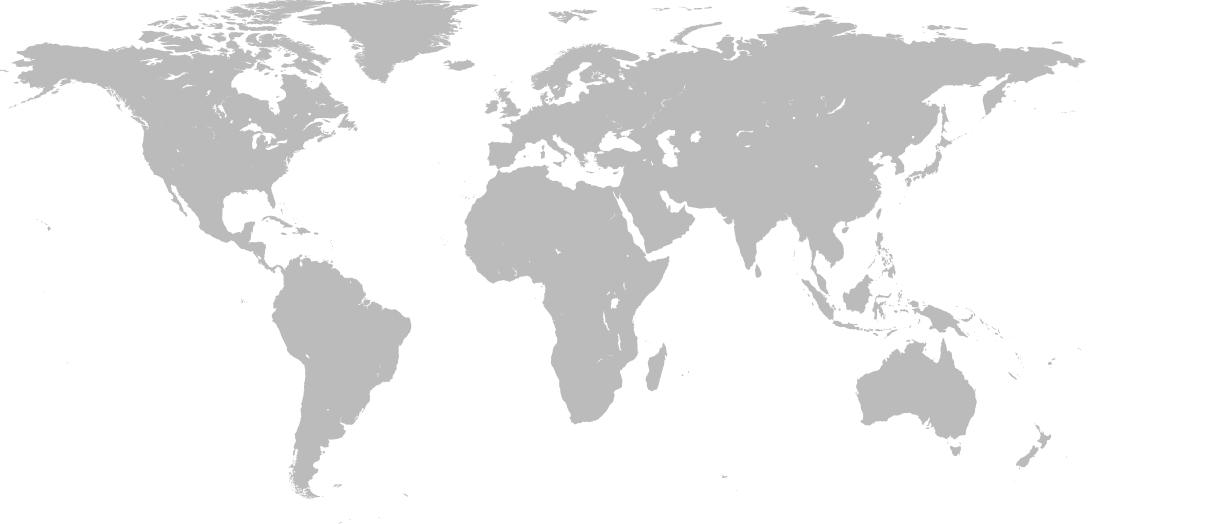
#> input picture 02-配套案例/03-机器视觉基础应用实训案例/09-图像轮廓提取基础实训/01轮廓查找及绘制/sample.jpg, 1232 x 524 px
$ python '1 轮廓查找及轮廓绘制.py'
#> lines starting #> are read from the running program, lines starting #| are printed output that depends on the picture; after the words box and inside, x2 and y2 are one past the last pixel; in counts of white or black regions, pixels touching at a corner belong together
#!/usr/bin/env python3
# -*- coding:UTF8 -*-

"""
函数cv2.findContours()是用来在一副二值图像中查找轮廓的，
其函数原型如下：findContours(image, mode, method[, contours[, hierarchy[, offset]]]) -> contours, hierarchy
    重点参数解析：
        mode：轮廓检查模式，有四个可选的值，
            cv2.RETR_EXTERNAL：表示只提取最外面的轮廓；
            cv2.RETR_LIST：表示提取所有轮廓并将其放入列表,不建立参层级结构；
            cv2.RETR_CCOMP:表示提取所有轮廓并将组织成一个两层结构，其中顶层轮廓是外部轮廓，第二层轮廓是“洞”的轮廓；
            cv2.RETR_TREE：表示提取所有轮廓并组织成轮廓嵌套的完整层级结构。
        method：轮廓的近似方法，有四个可选择值
            cv2.CHAIN_APPROX_NONE：获取每个轮廓的每个像素，相邻的两个点的像素位置差不超过1；
            cv2.CHAIN_APPROX_SIMPLE：压缩水平方向，垂直方向，对角线方向的元素，值保留该方向的重点坐标，
                如果一个矩形轮廓只需4个点来保存轮廓信息；
            cv2.CHAIN_APPROX_TC89_L1和cv2.CHAIN_APPROX_TC89_KCOS使用Teh-Chinl链逼近算法中的一种。

在OpenCV中使用函数cv2.drawContours()来绘制轮廓，该函数可以依据所传入的边界点参数绘制任何形状。
其函数原型如下：
    drawContours(image, contours, contourIdx, color[, thickness[, lineType[, hierarchy[, maxLevel[, offset]]]]]) -> image
    重点参数解析：
        contours：轮廓，它是一个python列表
        contourIdx：轮廓的索引，为-1时表示绘制contours里的所有。

"""

import sys

import cv2 as cv
import numpy as np

if __name__ == "__main__":
    if (len(sys.argv)) < 2:
        file_path = "sample.jpg"
    else:
        file_path = sys.argv[1]

    # 读图像
    src = cv.imread(file_path, 1)
#> src is the input picture: shape (524, 1232, 3); min 167, max 255, mean 237.6
    src = cv.resize(src, None, fx = .5, fy = .5, interpolation = cv.INTER_AREA)
#> src: shape (262, 616, 3)

    # 将原图像灰度化
    gray = cv.cvtColor(src, cv.COLOR_BGR2GRAY)

    # 平均滤波
    blur = cv.blur(gray, (5, 5))

    # 简单阈值的二值化
    ret, thresh = cv.threshold(blur, 0, 255, cv.THRESH_BINARY_INV + cv.THRESH_OTSU)
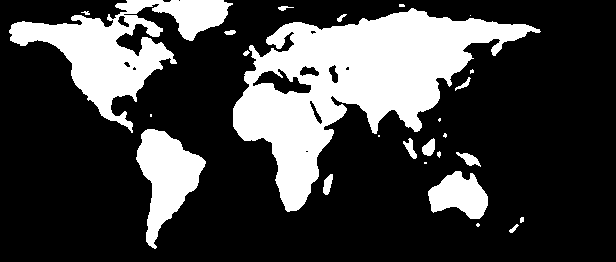
#> thresh: shape (262, 616); 25.7% white; 26 white regions (9 under 20 px)
#> ret = 222

    # 查找轮廓
    contours, hierarchy = cv.findContours(thresh, cv.RETR_TREE, \
                                          cv.CHAIN_APPROX_SIMPLE)[-2:]
#> contours = 36 contours, 17 with area under 20; largest, box (x1, y1, x2, y2) and area: (233, 8, 541, 212) 24848, (9, 0, 233, 133) 9642, (136, 129, 206, 249) 4042, (428, 171, 488, 219) 1792, (252, 68, 312, 95) 748

    # 创建灰色背景图
    drawing = np.ones((thresh.shape[0], thresh.shape[1], 3), np.uint8) * 127
    cv.imwrite('./outputs/lvs.png', drawing)

    # 绘制所有轮廓
    cv.drawContours(drawing, contours, -1, (0, 255, 0), -1, lineType = cv.LINE_AA)
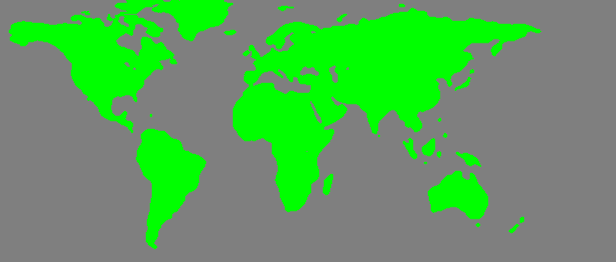
#> drawing: shape (262, 616, 3); mean of channels 0, 1, 2 93.8, 160.5, 93.8; drawn as B, G, R

    # 找最大面积轮廓
    area_max = 0
    _cnt = None
    for cnt in contours:
        area = cv.contourArea(cnt)
        if area > area_max:
            area_max = area
            _cnt = cnt
#> this loop made 36 passes
#> (area, area_max) on passes 1, 4, 5, 13, 23: (27, 27), (113, 113), (1791.5, 1791.5), (4042, 4042), (24848.5, 24848.5)
#> area on passes 7, 9, 10, 16, 19, 21: 140.5, 136.5, 106, 45, 32.5, 24
#> after the loop, area_max = 24848.5

    drawing1 = cv.drawContours(src.copy(), [_cnt], -1, (0, 255, 0), 2, 8)
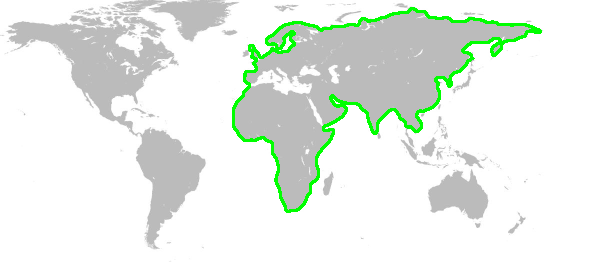
#> drawing1: shape (262, 616, 3); mean B, G, R 232.1, 238.6, 232.1

    cv.imshow("Output", np.vstack((src, drawing, drawing1)))
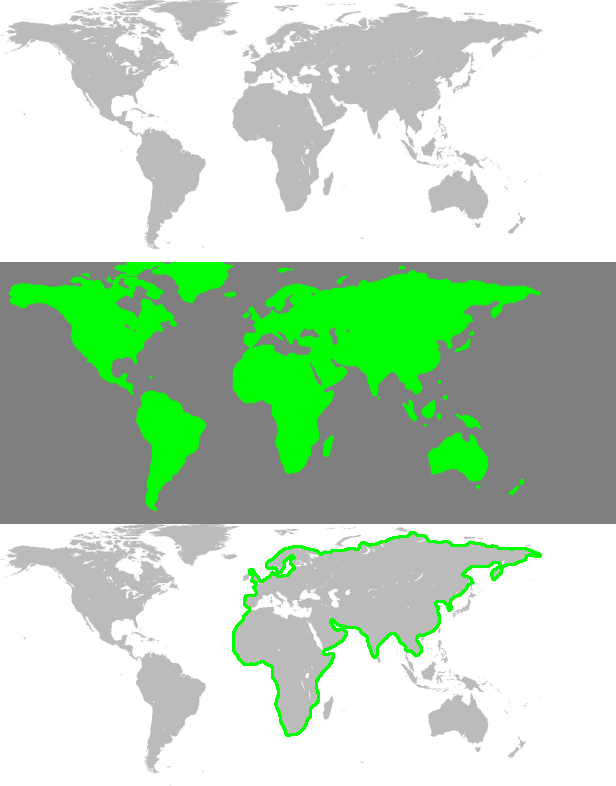
#> window 'Output': shape (786, 616, 3); mean B, G, R 187.8, 212.2, 187.8

    cv.imwrite('./outputs/drawing.png', drawing)
    cv.imwrite('./outputs/drawing1.png', drawing1)

    cv.waitKey(0)
    cv.destroyAllWindows()
